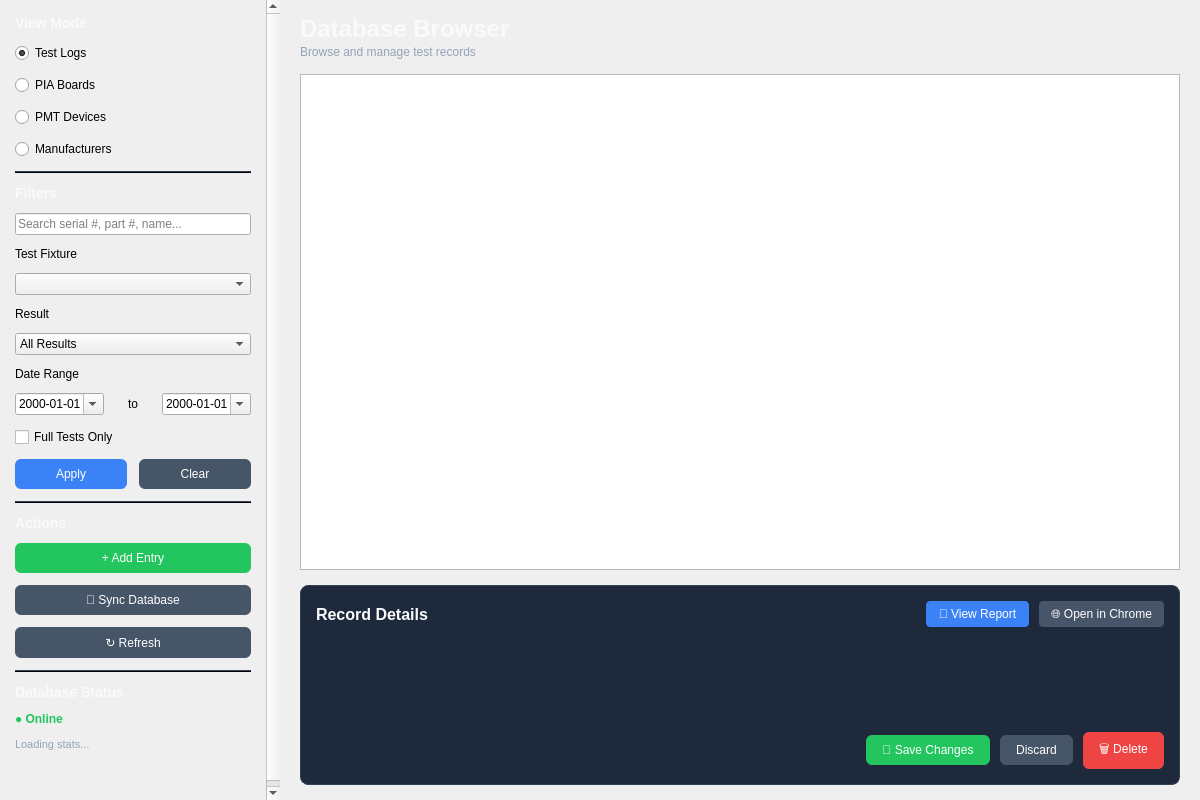
<?xml version="1.0" encoding="UTF-8"?>
<ui version="4.0">
 <class>DatabasePage</class>
 <widget class="QWidget" name="DatabasePage">
  <property name="geometry">
   <rect>
    <x>0</x>
    <y>0</y>
    <width>1200</width>
    <height>800</height>
   </rect>
  </property>
  <layout class="QHBoxLayout" name="mainLayout">
   <property name="spacing">
    <number>0</number>
   </property>
   <property name="leftMargin">
    <number>0</number>
   </property>
   <property name="topMargin">
    <number>0</number>
   </property>
   <property name="rightMargin">
    <number>0</number>
   </property>
   <property name="bottomMargin">
    <number>0</number>
   </property>
   <item>
    <!-- SIDEBAR -->
    <widget class="QFrame" name="sidebar_frame">
     <property name="minimumSize">
      <size>
       <width>280</width>
       <height>0</height>
      </size>
     </property>
     <property name="maximumSize">
      <size>
       <width>280</width>
       <height>16777215</height>
      </size>
     </property>
     <property name="styleSheet">
      <string>QFrame#sidebar_frame { background-color: #1e293b; border-right: 1px solid #334155; }</string>
     </property>
     <layout class="QVBoxLayout" name="sidebarLayout">
      <property name="spacing">
       <number>0</number>
      </property>
      <property name="leftMargin">
       <number>0</number>
      </property>
      <property name="topMargin">
       <number>0</number>
      </property>
      <property name="rightMargin">
       <number>0</number>
      </property>
      <property name="bottomMargin">
       <number>0</number>
      </property>
      <item>
       <widget class="QScrollArea" name="sidebar_scroll">
        <property name="frameShape">
         <enum>QFrame::NoFrame</enum>
        </property>
        <property name="widgetResizable">
         <bool>true</bool>
        </property>
        <widget class="QWidget" name="sidebar_content">
         <property name="geometry">
          <rect>
           <x>0</x>
           <y>0</y>
           <width>280</width>
           <height>780</height>
          </rect>
         </property>
         <layout class="QVBoxLayout" name="sidebarContentLayout">
          <property name="spacing">
           <number>12</number>
          </property>
          <property name="leftMargin">
           <number>15</number>
          </property>
          <property name="topMargin">
           <number>15</number>
          </property>
          <property name="rightMargin">
           <number>15</number>
          </property>
          <property name="bottomMargin">
           <number>15</number>
          </property>
          
          <!-- View Mode Section -->
          <item>
           <widget class="QLabel" name="view_mode_label">
            <property name="text">
             <string>View Mode</string>
            </property>
            <property name="styleSheet">
             <string>font-size: 14px; font-weight: bold; color: #f8fafc;</string>
            </property>
           </widget>
          </item>
          <item>
           <widget class="QRadioButton" name="test_logs_radio">
            <property name="text">
             <string>Test Logs</string>
            </property>
            <property name="checked">
             <bool>true</bool>
            </property>
           </widget>
          </item>
          <item>
           <widget class="QRadioButton" name="pia_boards_radio">
            <property name="text">
             <string>PIA Boards</string>
            </property>
           </widget>
          </item>
          <item>
           <widget class="QRadioButton" name="pmt_devices_radio">
            <property name="text">
             <string>PMT Devices</string>
            </property>
           </widget>
          </item>
          <item>
           <widget class="QRadioButton" name="manufacturers_radio">
            <property name="text">
             <string>Manufacturers</string>
            </property>
           </widget>
          </item>
          
          <!-- Divider -->
          <item>
           <widget class="QFrame" name="divider1">
            <property name="minimumSize">
             <size>
              <width>0</width>
              <height>2</height>
             </size>
            </property>
            <property name="maximumSize">
             <size>
              <width>16777215</width>
              <height>2</height>
             </size>
            </property>
            <property name="styleSheet">
             <string>background-color: #334155;</string>
            </property>
            <property name="frameShape">
             <enum>QFrame::HLine</enum>
            </property>
           </widget>
          </item>
          
          <!-- Filters Section -->
          <item>
           <widget class="QLabel" name="filters_label">
            <property name="text">
             <string>Filters</string>
            </property>
            <property name="styleSheet">
             <string>font-size: 14px; font-weight: bold; color: #f8fafc;</string>
            </property>
           </widget>
          </item>
          <item>
           <widget class="QLineEdit" name="search_input">
            <property name="placeholderText">
             <string>Search serial #, part #, name...</string>
            </property>
            <property name="clearButtonEnabled">
             <bool>true</bool>
            </property>
           </widget>
          </item>
          
          <!-- Test Fixture Filter -->
          <item>
           <widget class="QLabel" name="fixture_filter_label">
            <property name="text">
             <string>Test Fixture</string>
            </property>
           </widget>
          </item>
          <item>
           <widget class="QComboBox" name="fixture_filter_combo"/>
          </item>
          
          <!-- Result Filter -->
          <item>
           <widget class="QLabel" name="result_filter_label">
            <property name="text">
             <string>Result</string>
            </property>
           </widget>
          </item>
          <item>
           <widget class="QComboBox" name="result_filter_combo">
            <item>
             <property name="text">
              <string>All Results</string>
             </property>
            </item>
            <item>
             <property name="text">
              <string>Passed Only</string>
             </property>
            </item>
            <item>
             <property name="text">
              <string>Failed Only</string>
             </property>
            </item>
           </widget>
          </item>
          
          <!-- Date Range -->
          <item>
           <widget class="QLabel" name="date_range_label">
            <property name="text">
             <string>Date Range</string>
            </property>
           </widget>
          </item>
          <item>
           <layout class="QHBoxLayout" name="dateRangeLayout">
            <item>
             <widget class="QDateEdit" name="date_from_edit">
              <property name="calendarPopup">
               <bool>true</bool>
              </property>
              <property name="displayFormat">
               <string>yyyy-MM-dd</string>
              </property>
             </widget>
            </item>
            <item>
             <widget class="QLabel" name="date_to_label">
              <property name="text">
               <string>to</string>
              </property>
              <property name="alignment">
               <set>Qt::AlignCenter</set>
              </property>
             </widget>
            </item>
            <item>
             <widget class="QDateEdit" name="date_to_edit">
              <property name="calendarPopup">
               <bool>true</bool>
              </property>
              <property name="displayFormat">
               <string>yyyy-MM-dd</string>
              </property>
             </widget>
            </item>
           </layout>
          </item>
          
          <!-- Full Test Only Checkbox -->
          <item>
           <widget class="QCheckBox" name="full_test_only_checkbox">
            <property name="text">
             <string>Full Tests Only</string>
            </property>
           </widget>
          </item>
          
          <!-- Filter Buttons -->
          <item>
           <layout class="QHBoxLayout" name="filterButtonsLayout">
            <item>
             <widget class="QPushButton" name="apply_filters_btn">
              <property name="text">
               <string>Apply</string>
              </property>
              <property name="styleSheet">
               <string>background-color: #3b82f6; color: white; padding: 8px 16px; border-radius: 6px;</string>
              </property>
             </widget>
            </item>
            <item>
             <widget class="QPushButton" name="clear_filters_btn">
              <property name="text">
               <string>Clear</string>
              </property>
              <property name="styleSheet">
               <string>background-color: #475569; color: white; padding: 8px 16px; border-radius: 6px;</string>
              </property>
             </widget>
            </item>
           </layout>
          </item>
          
          <!-- Divider -->
          <item>
           <widget class="QFrame" name="divider2">
            <property name="minimumSize">
             <size>
              <width>0</width>
              <height>2</height>
             </size>
            </property>
            <property name="maximumSize">
             <size>
              <width>16777215</width>
              <height>2</height>
             </size>
            </property>
            <property name="styleSheet">
             <string>background-color: #334155;</string>
            </property>
            <property name="frameShape">
             <enum>QFrame::HLine</enum>
            </property>
           </widget>
          </item>
          
          <!-- Actions Section -->
          <item>
           <widget class="QLabel" name="actions_label">
            <property name="text">
             <string>Actions</string>
            </property>
            <property name="styleSheet">
             <string>font-size: 14px; font-weight: bold; color: #f8fafc;</string>
            </property>
           </widget>
          </item>
          <item>
           <widget class="QPushButton" name="add_entry_btn">
            <property name="text">
             <string>+ Add Entry</string>
            </property>
            <property name="styleSheet">
             <string>background-color: #22c55e; color: white; padding: 8px 16px; border-radius: 6px;</string>
            </property>
           </widget>
          </item>
          <item>
           <widget class="QPushButton" name="sync_btn">
            <property name="text">
             <string>🔄 Sync Database</string>
            </property>
            <property name="styleSheet">
             <string>background-color: #475569; color: white; padding: 8px 16px; border-radius: 6px;</string>
            </property>
           </widget>
          </item>
          <item>
           <widget class="QPushButton" name="refresh_btn">
            <property name="text">
             <string>↻ Refresh</string>
            </property>
            <property name="styleSheet">
             <string>background-color: #475569; color: white; padding: 8px 16px; border-radius: 6px;</string>
            </property>
           </widget>
          </item>
          
          <!-- Divider -->
          <item>
           <widget class="QFrame" name="divider3">
            <property name="minimumSize">
             <size>
              <width>0</width>
              <height>2</height>
             </size>
            </property>
            <property name="maximumSize">
             <size>
              <width>16777215</width>
              <height>2</height>
             </size>
            </property>
            <property name="styleSheet">
             <string>background-color: #334155;</string>
            </property>
            <property name="frameShape">
             <enum>QFrame::HLine</enum>
            </property>
           </widget>
          </item>
          
          <!-- Database Status Section -->
          <item>
           <widget class="QLabel" name="status_label">
            <property name="text">
             <string>Database Status</string>
            </property>
            <property name="styleSheet">
             <string>font-size: 14px; font-weight: bold; color: #f8fafc;</string>
            </property>
           </widget>
          </item>
          <item>
           <widget class="QLabel" name="db_status_indicator">
            <property name="text">
             <string>● Online</string>
            </property>
            <property name="styleSheet">
             <string>color: #22c55e; font-weight: bold;</string>
            </property>
           </widget>
          </item>
          <item>
           <widget class="QLabel" name="db_stats_label">
            <property name="text">
             <string>Loading stats...</string>
            </property>
            <property name="styleSheet">
             <string>color: #94a3b8; font-size: 11px;</string>
            </property>
            <property name="wordWrap">
             <bool>true</bool>
            </property>
           </widget>
          </item>
          
          <!-- Spacer -->
          <item>
           <spacer name="sidebarSpacer">
            <property name="orientation">
             <enum>Qt::Vertical</enum>
            </property>
            <property name="sizeHint" stdset="0">
             <size>
              <width>20</width>
              <height>40</height>
             </size>
            </property>
           </spacer>
          </item>
         </layout>
        </widget>
       </widget>
      </item>
     </layout>
    </widget>
   </item>
   
   <!-- MAIN CONTENT -->
   <item>
    <widget class="QFrame" name="content_frame">
     <layout class="QVBoxLayout" name="contentLayout">
      <property name="spacing">
       <number>15</number>
      </property>
      <property name="leftMargin">
       <number>20</number>
      </property>
      <property name="topMargin">
       <number>15</number>
      </property>
      <property name="rightMargin">
       <number>20</number>
      </property>
      <property name="bottomMargin">
       <number>15</number>
      </property>
      
      <!-- Header -->
      <item>
       <layout class="QHBoxLayout" name="headerLayout">
        <item>
         <layout class="QVBoxLayout" name="titleLayout">
          <property name="spacing">
           <number>2</number>
          </property>
          <item>
           <widget class="QLabel" name="page_title">
            <property name="text">
             <string>Database Browser</string>
            </property>
            <property name="styleSheet">
             <string>font-size: 24px; font-weight: bold; color: #f8fafc;</string>
            </property>
           </widget>
          </item>
          <item>
           <widget class="QLabel" name="page_subtitle">
            <property name="text">
             <string>Browse and manage test records</string>
            </property>
            <property name="styleSheet">
             <string>color: #94a3b8;</string>
            </property>
           </widget>
          </item>
         </layout>
        </item>
        <item>
         <spacer name="headerSpacer">
          <property name="orientation">
           <enum>Qt::Horizontal</enum>
          </property>
          <property name="sizeHint" stdset="0">
           <size>
            <width>40</width>
            <height>20</height>
           </size>
          </property>
         </spacer>
        </item>
       </layout>
      </item>
      
      <!-- Main Table -->
      <item>
       <widget class="QTableWidget" name="table_view">
        <property name="alternatingRowColors">
         <bool>true</bool>
        </property>
        <property name="selectionBehavior">
         <enum>QAbstractItemView::SelectRows</enum>
        </property>
        <property name="selectionMode">
         <enum>QAbstractItemView::SingleSelection</enum>
        </property>
        <property name="sortingEnabled">
         <bool>true</bool>
        </property>
       </widget>
      </item>
      
      <!-- Detail Panel -->
      <item>
       <widget class="QFrame" name="detail_panel">
        <property name="minimumSize">
         <size>
          <width>0</width>
          <height>200</height>
         </size>
        </property>
        <property name="maximumSize">
         <size>
          <width>16777215</width>
          <height>280</height>
         </size>
        </property>
        <property name="styleSheet">
         <string>QFrame#detail_panel { background-color: #1e293b; border: 1px solid #334155; border-radius: 8px; }</string>
        </property>
        <layout class="QVBoxLayout" name="detailPanelLayout">
         <property name="spacing">
          <number>10</number>
         </property>
         <property name="leftMargin">
          <number>15</number>
         </property>
         <property name="topMargin">
          <number>15</number>
         </property>
         <property name="rightMargin">
          <number>15</number>
         </property>
         <property name="bottomMargin">
          <number>15</number>
         </property>
         
         <!-- Detail Header -->
         <item>
          <layout class="QHBoxLayout" name="detailHeaderLayout">
           <item>
            <widget class="QLabel" name="detail_title">
             <property name="text">
              <string>Record Details</string>
             </property>
             <property name="styleSheet">
              <string>font-size: 16px; font-weight: bold; color: #f8fafc;</string>
             </property>
            </widget>
           </item>
           <item>
            <spacer name="detailHeaderSpacer">
             <property name="orientation">
              <enum>Qt::Horizontal</enum>
             </property>
             <property name="sizeHint" stdset="0">
              <size>
               <width>40</width>
               <height>20</height>
              </size>
             </property>
            </spacer>
           </item>
           <item>
            <widget class="QPushButton" name="view_html_btn">
             <property name="text">
              <string>📄 View Report</string>
             </property>
             <property name="styleSheet">
              <string>background-color: #3b82f6; color: white; padding: 6px 12px; border-radius: 4px;</string>
             </property>
            </widget>
           </item>
           <item>
            <widget class="QPushButton" name="open_browser_btn">
             <property name="text">
              <string>🌐 Open in Chrome</string>
             </property>
             <property name="styleSheet">
              <string>background-color: #475569; color: white; padding: 6px 12px; border-radius: 4px;</string>
             </property>
            </widget>
           </item>
          </layout>
         </item>
         
         <!-- Detail Fields Container -->
         <item>
          <widget class="QWidget" name="detail_fields_container">
           <layout class="QGridLayout" name="detailFieldsLayout">
            <property name="horizontalSpacing">
             <number>15</number>
            </property>
            <property name="verticalSpacing">
             <number>8</number>
            </property>
            <!-- Fields will be added dynamically based on record type -->
           </layout>
          </widget>
         </item>
         
         <!-- Detail Action Buttons -->
         <item>
          <layout class="QHBoxLayout" name="detailActionsLayout">
           <item>
            <spacer name="detailActionsSpacer">
             <property name="orientation">
              <enum>Qt::Horizontal</enum>
             </property>
             <property name="sizeHint" stdset="0">
              <size>
               <width>40</width>
               <height>20</height>
              </size>
             </property>
            </spacer>
           </item>
           <item>
            <widget class="QPushButton" name="save_btn">
             <property name="text">
              <string>💾 Save Changes</string>
             </property>
             <property name="styleSheet">
              <string>background-color: #22c55e; color: white; padding: 8px 16px; border-radius: 6px;</string>
             </property>
            </widget>
           </item>
           <item>
            <widget class="QPushButton" name="discard_btn">
             <property name="text">
              <string>Discard</string>
             </property>
             <property name="styleSheet">
              <string>background-color: #475569; color: white; padding: 8px 16px; border-radius: 6px;</string>
             </property>
            </widget>
           </item>
           <item>
            <widget class="QPushButton" name="delete_btn">
             <property name="text">
              <string>🗑️ Delete</string>
             </property>
             <property name="styleSheet">
              <string>background-color: #ef4444; color: white; padding: 8px 16px; border-radius: 6px;</string>
             </property>
            </widget>
           </item>
          </layout>
         </item>
        </layout>
       </widget>
      </item>
     </layout>
    </widget>
   </item>
  </layout>
 </widget>
 <resources/>
 <connections/>
</ui>
